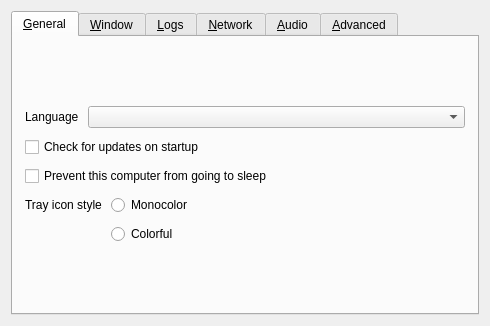
<?xml version="1.0" encoding="UTF-8"?>
<ui version="4.0">
 <class>SettingsDialog</class>
 <widget class="QDialog" name="SettingsDialog">
  <property name="geometry">
   <rect>
    <x>0</x>
    <y>0</y>
    <width>490</width>
    <height>326</height>
   </rect>
  </property>
  <property name="sizePolicy">
   <sizepolicy hsizetype="Maximum" vsizetype="Maximum">
    <horstretch>0</horstretch>
    <verstretch>0</verstretch>
   </sizepolicy>
  </property>
  <property name="windowTitle">
   <string>Preferences</string>
  </property>
  <property name="modal">
   <bool>true</bool>
  </property>
  <layout class="QVBoxLayout" name="verticalLayout_3">
   <item>
    <widget class="QTabWidget" name="tabWidget">
     <widget class="QWidget" name="tabGeneral">
      <attribute name="title">
       <string>&amp;General</string>
      </attribute>
      <layout class="QVBoxLayout" name="verticalLayout_6">
       <property name="spacing">
        <number>9</number>
       </property>
       <property name="leftMargin">
        <number>12</number>
       </property>
       <property name="topMargin">
        <number>12</number>
       </property>
       <property name="rightMargin">
        <number>12</number>
       </property>
       <property name="bottomMargin">
        <number>12</number>
       </property>
       <item>
        <spacer name="verticalSpacer_6">
         <property name="orientation">
          <enum>Qt::Orientation::Vertical</enum>
         </property>
         <property name="sizeHint" stdset="0">
          <size>
           <width>20</width>
           <height>0</height>
          </size>
         </property>
        </spacer>
       </item>
       <item>
        <layout class="QHBoxLayout" name="horizontalLayout_3">
         <item>
          <widget class="QLabel" name="lblLanguage">
           <property name="sizePolicy">
            <sizepolicy hsizetype="Maximum" vsizetype="Preferred">
             <horstretch>0</horstretch>
             <verstretch>0</verstretch>
            </sizepolicy>
           </property>
           <property name="text">
            <string>Language</string>
           </property>
          </widget>
         </item>
         <item>
          <widget class="QComboBox" name="comboLanguage"/>
         </item>
        </layout>
       </item>
       <item>
        <widget class="QCheckBox" name="cbAutoUpdate">
         <property name="text">
          <string>Check for updates on startup</string>
         </property>
        </widget>
       </item>
       <item>
        <widget class="QCheckBox" name="cbPreventSleep">
         <property name="text">
          <string>Prevent this computer from going to sleep</string>
         </property>
        </widget>
       </item>
       <item>
        <layout class="QFormLayout" name="formLayout">
         <item row="1" column="1">
          <widget class="QRadioButton" name="rbIconColorful">
           <property name="text">
            <string>Colorful</string>
           </property>
          </widget>
         </item>
         <item row="0" column="1">
          <widget class="QRadioButton" name="rbIconMono">
           <property name="text">
            <string>Monocolor</string>
           </property>
          </widget>
         </item>
         <item row="0" column="0">
          <widget class="QLabel" name="lblTrayIconStyle">
           <property name="text">
            <string>Tray icon style</string>
           </property>
          </widget>
         </item>
        </layout>
       </item>
       <item>
        <spacer name="verticalSpacer_3">
         <property name="orientation">
          <enum>Qt::Orientation::Vertical</enum>
         </property>
         <property name="sizeHint" stdset="0">
          <size>
           <width>20</width>
           <height>0</height>
          </size>
         </property>
        </spacer>
       </item>
      </layout>
     </widget>
     <widget class="QWidget" name="tabWindow">
      <attribute name="title">
       <string>&amp;Window</string>
      </attribute>
      <layout class="QVBoxLayout" name="verticalLayout_14">
       <property name="spacing">
        <number>9</number>
       </property>
       <property name="leftMargin">
        <number>12</number>
       </property>
       <property name="topMargin">
        <number>12</number>
       </property>
       <property name="rightMargin">
        <number>12</number>
       </property>
       <property name="bottomMargin">
        <number>12</number>
       </property>
       <item>
        <spacer name="verticalSpacer_7">
         <property name="orientation">
          <enum>Qt::Orientation::Vertical</enum>
         </property>
         <property name="sizeHint" stdset="0">
          <size>
           <width>20</width>
           <height>0</height>
          </size>
         </property>
        </spacer>
       </item>
       <item>
        <layout class="QFormLayout" name="formLayout_2">
         <property name="labelAlignment">
          <set>Qt::AlignmentFlag::AlignRight|Qt::AlignmentFlag::AlignTrailing|Qt::AlignmentFlag::AlignVCenter</set>
         </property>
         <item row="0" column="0">
          <widget class="QLabel" name="label_3">
           <property name="text">
            <string>When the application starts</string>
           </property>
          </widget>
         </item>
         <item row="0" column="1">
          <widget class="QWidget" name="widget" native="true">
           <layout class="QVBoxLayout" name="verticalLayout_2">
            <item>
             <widget class="QRadioButton" name="rbShowOnStart">
              <property name="text">
               <string>Show the main window</string>
              </property>
             </widget>
            </item>
            <item>
             <widget class="QRadioButton" name="rbAutoHide">
              <property name="text">
               <string>Send to background</string>
              </property>
             </widget>
            </item>
           </layout>
          </widget>
         </item>
         <item row="1" column="0">
          <widget class="QLabel" name="label">
           <property name="text">
            <string>When the main window is closed</string>
           </property>
           <property name="alignment">
            <set>Qt::AlignmentFlag::AlignRight|Qt::AlignmentFlag::AlignTrailing|Qt::AlignmentFlag::AlignVCenter</set>
           </property>
          </widget>
         </item>
         <item row="1" column="1">
          <widget class="QWidget" name="widget_2" native="true">
           <layout class="QVBoxLayout" name="verticalLayout_13">
            <item>
             <widget class="QRadioButton" name="rbExitOnClose">
              <property name="text">
               <string>Exit</string>
              </property>
             </widget>
            </item>
            <item>
             <widget class="QRadioButton" name="rbCloseToTray">
              <property name="text">
               <string>Send to background</string>
              </property>
             </widget>
            </item>
           </layout>
          </widget>
         </item>
        </layout>
       </item>
       <item>
        <widget class="QCheckBox" name="cbShowVersion">
         <property name="text">
          <string>Include version in the window title</string>
         </property>
        </widget>
       </item>
       <item>
        <spacer name="verticalSpacer_11">
         <property name="orientation">
          <enum>Qt::Orientation::Vertical</enum>
         </property>
         <property name="sizeHint" stdset="0">
          <size>
           <width>20</width>
           <height>0</height>
          </size>
         </property>
        </spacer>
       </item>
      </layout>
     </widget>
     <widget class="QWidget" name="tabLog">
      <attribute name="title">
       <string>&amp;Logs</string>
      </attribute>
      <layout class="QVBoxLayout" name="verticalLayout">
       <property name="spacing">
        <number>9</number>
       </property>
       <property name="leftMargin">
        <number>12</number>
       </property>
       <property name="topMargin">
        <number>12</number>
       </property>
       <property name="rightMargin">
        <number>12</number>
       </property>
       <property name="bottomMargin">
        <number>12</number>
       </property>
       <item>
        <spacer name="verticalSpacer_8">
         <property name="orientation">
          <enum>Qt::Orientation::Vertical</enum>
         </property>
         <property name="sizeHint" stdset="0">
          <size>
           <width>20</width>
           <height>0</height>
          </size>
         </property>
        </spacer>
       </item>
       <item>
        <layout class="QHBoxLayout" name="horizontalLayout_4">
         <item>
          <widget class="QLabel" name="lblLogLevel">
           <property name="sizePolicy">
            <sizepolicy hsizetype="Maximum" vsizetype="Fixed">
             <horstretch>0</horstretch>
             <verstretch>0</verstretch>
            </sizepolicy>
           </property>
           <property name="text">
            <string>Level</string>
           </property>
          </widget>
         </item>
         <item>
          <widget class="QComboBox" name="comboLogLevel"/>
         </item>
        </layout>
       </item>
       <item>
        <widget class="QLabel" name="lblDebugWarning">
         <property name="text">
          <string>Using a log level higher than Info may affect performance.</string>
         </property>
         <property name="wordWrap">
          <bool>true</bool>
         </property>
        </widget>
       </item>
       <item>
        <widget class="QGroupBox" name="groupLogToFile">
         <property name="title">
          <string>Log to file</string>
         </property>
         <property name="checkable">
          <bool>true</bool>
         </property>
         <layout class="QHBoxLayout" name="horizontalLayout_2">
          <item>
           <widget class="QWidget" name="widgetLogFilename" native="true">
            <property name="sizePolicy">
             <sizepolicy hsizetype="Preferred" vsizetype="Maximum">
              <horstretch>0</horstretch>
              <verstretch>0</verstretch>
             </sizepolicy>
            </property>
            <layout class="QHBoxLayout" name="_4">
             <property name="spacing">
              <number>3</number>
             </property>
             <property name="leftMargin">
              <number>0</number>
             </property>
             <property name="topMargin">
              <number>0</number>
             </property>
             <property name="rightMargin">
              <number>0</number>
             </property>
             <property name="bottomMargin">
              <number>0</number>
             </property>
             <item>
              <widget class="QLabel" name="labelLogPath">
               <property name="sizePolicy">
                <sizepolicy hsizetype="Preferred" vsizetype="Fixed">
                 <horstretch>0</horstretch>
                 <verstretch>0</verstretch>
                </sizepolicy>
               </property>
               <property name="text">
                <string>Log path</string>
               </property>
              </widget>
             </item>
             <item>
              <spacer name="horizontalSpacer_7">
               <property name="orientation">
                <enum>Qt::Orientation::Horizontal</enum>
               </property>
               <property name="sizeType">
                <enum>QSizePolicy::Policy::Minimum</enum>
               </property>
               <property name="sizeHint" stdset="0">
                <size>
                 <width>17</width>
                 <height>25</height>
                </size>
               </property>
              </spacer>
             </item>
             <item>
              <widget class="QLineEdit" name="lineLogFilename">
               <property name="enabled">
                <bool>true</bool>
               </property>
               <property name="sizePolicy">
                <sizepolicy hsizetype="Expanding" vsizetype="Fixed">
                 <horstretch>0</horstretch>
                 <verstretch>0</verstretch>
                </sizepolicy>
               </property>
              </widget>
             </item>
             <item>
              <widget class="QPushButton" name="btnBrowseLog">
               <property name="enabled">
                <bool>true</bool>
               </property>
               <property name="cursor">
                <cursorShape>PointingHandCursor</cursorShape>
               </property>
               <property name="text">
                <string/>
               </property>
               <property name="icon">
                <iconset theme="QIcon::ThemeIcon::DocumentOpen"/>
               </property>
               <property name="flat">
                <bool>true</bool>
               </property>
              </widget>
             </item>
            </layout>
           </widget>
          </item>
         </layout>
        </widget>
       </item>
       <item>
        <widget class="QCheckBox" name="cbGuiDebug">
         <property name="text">
          <string>Enable GUI debug messages</string>
         </property>
        </widget>
       </item>
       <item>
        <spacer name="verticalSpacer_4">
         <property name="orientation">
          <enum>Qt::Orientation::Vertical</enum>
         </property>
         <property name="sizeHint" stdset="0">
          <size>
           <width>20</width>
           <height>0</height>
          </size>
         </property>
        </spacer>
       </item>
      </layout>
     </widget>
     <widget class="QWidget" name="tabNetwork">
      <attribute name="title">
       <string>&amp;Network</string>
      </attribute>
      <layout class="QVBoxLayout" name="verticalLayout_7">
       <property name="spacing">
        <number>9</number>
       </property>
       <property name="leftMargin">
        <number>12</number>
       </property>
       <property name="topMargin">
        <number>12</number>
       </property>
       <property name="rightMargin">
        <number>12</number>
       </property>
       <property name="bottomMargin">
        <number>12</number>
       </property>
       <item>
        <spacer name="verticalSpacer_9">
         <property name="orientation">
          <enum>Qt::Orientation::Vertical</enum>
         </property>
         <property name="sizeHint" stdset="0">
          <size>
           <width>20</width>
           <height>0</height>
          </size>
         </property>
        </spacer>
       </item>
       <item>
        <layout class="QHBoxLayout" name="horizontalLayout">
         <item>
          <widget class="QLabel" name="lblNetworkIp">
           <property name="sizePolicy">
            <sizepolicy hsizetype="Maximum" vsizetype="Fixed">
             <horstretch>0</horstretch>
             <verstretch>0</verstretch>
            </sizepolicy>
           </property>
           <property name="text">
            <string>Network IP</string>
           </property>
          </widget>
         </item>
         <item>
          <widget class="QComboBox" name="comboInterface">
           <property name="sizePolicy">
            <sizepolicy hsizetype="Maximum" vsizetype="Fixed">
             <horstretch>0</horstretch>
             <verstretch>0</verstretch>
            </sizepolicy>
           </property>
           <item>
            <property name="text">
             <string>Automatic</string>
            </property>
           </item>
          </widget>
         </item>
         <item>
          <spacer name="horizontalSpacer">
           <property name="orientation">
            <enum>Qt::Orientation::Horizontal</enum>
           </property>
           <property name="sizeType">
            <enum>QSizePolicy::Policy::Expanding</enum>
           </property>
           <property name="sizeHint" stdset="0">
            <size>
             <width>25</width>
             <height>20</height>
            </size>
           </property>
          </spacer>
         </item>
        </layout>
       </item>
       <item>
        <layout class="QHBoxLayout" name="horizontalLayout_6">
         <item>
          <widget class="QLabel" name="lblPort">
           <property name="sizePolicy">
            <sizepolicy hsizetype="Maximum" vsizetype="Fixed">
             <horstretch>0</horstretch>
             <verstretch>0</verstretch>
            </sizepolicy>
           </property>
           <property name="text">
            <string>Port</string>
           </property>
          </widget>
         </item>
         <item>
          <widget class="QSpinBox" name="sbPort">
           <property name="enabled">
            <bool>true</bool>
           </property>
           <property name="sizePolicy">
            <sizepolicy hsizetype="Maximum" vsizetype="Fixed">
             <horstretch>0</horstretch>
             <verstretch>0</verstretch>
            </sizepolicy>
           </property>
           <property name="maximum">
            <number>65535</number>
           </property>
           <property name="value">
            <number>24800</number>
           </property>
          </widget>
         </item>
         <item>
          <spacer name="horizontalSpacer_3">
           <property name="orientation">
            <enum>Qt::Orientation::Horizontal</enum>
           </property>
           <property name="sizeHint" stdset="0">
            <size>
             <width>40</width>
             <height>20</height>
            </size>
           </property>
          </spacer>
         </item>
        </layout>
       </item>
       <item>
        <widget class="QGroupBox" name="groupSecurity">
         <property name="sizePolicy">
          <sizepolicy hsizetype="Preferred" vsizetype="Maximum">
           <horstretch>0</horstretch>
           <verstretch>0</verstretch>
          </sizepolicy>
         </property>
         <property name="title">
          <string>Enable TLS Encryption</string>
         </property>
         <property name="checkable">
          <bool>true</bool>
         </property>
         <property name="checked">
          <bool>false</bool>
         </property>
         <layout class="QVBoxLayout" name="_11">
          <item>
           <widget class="QWidget" name="widgetTlsCert" native="true">
            <layout class="QHBoxLayout" name="_12">
             <property name="leftMargin">
              <number>0</number>
             </property>
             <property name="topMargin">
              <number>0</number>
             </property>
             <property name="rightMargin">
              <number>0</number>
             </property>
             <property name="bottomMargin">
              <number>0</number>
             </property>
             <item>
              <widget class="QLabel" name="lblTlsCertInfo">
               <property name="text">
                <string notr="true"/>
               </property>
              </widget>
             </item>
             <item>
              <widget class="QLabel" name="lblTlsCert">
               <property name="sizePolicy">
                <sizepolicy hsizetype="Preferred" vsizetype="Fixed">
                 <horstretch>0</horstretch>
                 <verstretch>0</verstretch>
                </sizepolicy>
               </property>
               <property name="text">
                <string>Certificate</string>
               </property>
              </widget>
             </item>
             <item>
              <widget class="QLineEdit" name="lineTlsCertPath">
               <property name="minimumSize">
                <size>
                 <width>0</width>
                 <height>0</height>
                </size>
               </property>
              </widget>
             </item>
             <item>
              <widget class="QPushButton" name="btnTlsCertPath">
               <property name="cursor">
                <cursorShape>PointingHandCursor</cursorShape>
               </property>
               <property name="text">
                <string/>
               </property>
               <property name="icon">
                <iconset theme="QIcon::ThemeIcon::DocumentOpen"/>
               </property>
               <property name="flat">
                <bool>true</bool>
               </property>
              </widget>
             </item>
            </layout>
           </widget>
          </item>
          <item>
           <layout class="QHBoxLayout" name="horizontalLayout_5">
            <property name="topMargin">
             <number>0</number>
            </property>
            <item>
             <widget class="QLabel" name="lblTlsKeyLength">
              <property name="sizePolicy">
               <sizepolicy hsizetype="Preferred" vsizetype="Fixed">
                <horstretch>0</horstretch>
                <verstretch>0</verstretch>
               </sizepolicy>
              </property>
              <property name="text">
               <string>Key length</string>
              </property>
             </widget>
            </item>
            <item>
             <widget class="QComboBox" name="comboTlsKeyLength">
              <item>
               <property name="text">
                <string notr="true">2048</string>
               </property>
              </item>
              <item>
               <property name="text">
                <string notr="true">4096</string>
               </property>
              </item>
             </widget>
            </item>
            <item>
             <spacer name="horizontalSpacer_2">
              <property name="orientation">
               <enum>Qt::Orientation::Horizontal</enum>
              </property>
              <property name="sizeHint" stdset="0">
               <size>
                <width>40</width>
                <height>20</height>
               </size>
              </property>
             </spacer>
            </item>
            <item>
             <widget class="QPushButton" name="btnTlsRegenCert">
              <property name="text">
               <string>Regenerate certificate</string>
              </property>
              <property name="icon">
               <iconset theme="QIcon::ThemeIcon::ViewRefresh"/>
              </property>
             </widget>
            </item>
           </layout>
          </item>
          <item>
           <widget class="QCheckBox" name="cbRequireClientCert">
            <property name="text">
             <string>Require client certificates</string>
            </property>
           </widget>
          </item>
          <item>
           <spacer name="verticalSpacer_2">
            <property name="orientation">
             <enum>Qt::Orientation::Vertical</enum>
            </property>
            <property name="sizeHint" stdset="0">
             <size>
              <width>20</width>
              <height>0</height>
             </size>
            </property>
           </spacer>
          </item>
         </layout>
        </widget>
       </item>
       <item>
        <spacer name="verticalSpacer_5">
         <property name="orientation">
          <enum>Qt::Orientation::Vertical</enum>
         </property>
         <property name="sizeHint" stdset="0">
          <size>
           <width>20</width>
           <height>0</height>
          </size>
         </property>
        </spacer>
       </item>
      </layout>
     </widget>
     <widget class="QWidget" name="tabAudio">
      <attribute name="title">
       <string>&amp;Audio</string>
      </attribute>
      <layout class="QVBoxLayout" name="verticalLayoutAudio">
       <property name="spacing">
        <number>9</number>
       </property>
       <property name="leftMargin">
        <number>12</number>
       </property>
       <property name="topMargin">
        <number>12</number>
       </property>
       <property name="rightMargin">
        <number>12</number>
       </property>
       <property name="bottomMargin">
        <number>12</number>
       </property>
       <item>
        <widget class="QGroupBox" name="groupAudio">
         <property name="title">
          <string>Enable audio forwarding</string>
         </property>
         <property name="checkable">
          <bool>true</bool>
         </property>
         <property name="checked">
          <bool>true</bool>
         </property>
         <layout class="QVBoxLayout" name="verticalLayoutAudioGroup">
          <item>
           <layout class="QFormLayout" name="formAudio">
            <item row="0" column="0">
             <widget class="QLabel" name="lblAudioSource">
              <property name="text">
               <string>Capture source</string>
              </property>
             </widget>
            </item>
            <item row="0" column="1">
             <widget class="QComboBox" name="comboAudioSource">
              <item>
               <property name="text">
                <string>Auto (system audio)</string>
               </property>
              </item>
              <item>
               <property name="text">
                <string>System audio</string>
               </property>
              </item>
              <item>
               <property name="text">
                <string>Microphone</string>
               </property>
              </item>
              <item>
               <property name="text">
                <string>Named device</string>
               </property>
              </item>
             </widget>
            </item>
            <item row="1" column="0">
             <widget class="QLabel" name="lblAudioCaptureDevice">
              <property name="text">
               <string>Capture device</string>
              </property>
             </widget>
            </item>
            <item row="1" column="1">
             <widget class="QLineEdit" name="lineAudioCaptureDevice">
              <property name="placeholderText">
               <string>Optional device name</string>
              </property>
             </widget>
            </item>
            <item row="2" column="0">
             <widget class="QLabel" name="lblAudioPlaybackDevice">
              <property name="text">
               <string>Playback device</string>
              </property>
             </widget>
            </item>
            <item row="2" column="1">
             <widget class="QLineEdit" name="lineAudioPlaybackDevice">
              <property name="placeholderText">
               <string>Default output device</string>
              </property>
             </widget>
            </item>
            <item row="3" column="0">
             <widget class="QLabel" name="lblAudioBitrate">
              <property name="text">
               <string>Bitrate</string>
              </property>
             </widget>
            </item>
            <item row="3" column="1">
             <widget class="QSpinBox" name="sbAudioBitrate">
              <property name="suffix">
               <string> bps</string>
              </property>
              <property name="minimum">
               <number>6000</number>
              </property>
              <property name="maximum">
               <number>512000</number>
              </property>
              <property name="singleStep">
               <number>1000</number>
              </property>
              <property name="value">
               <number>64000</number>
              </property>
             </widget>
            </item>
           </layout>
          </item>
          <item>
           <widget class="QCheckBox" name="cbAudioFollowFocus">
            <property name="text">
             <string>Forward audio only from the focused client</string>
            </property>
           </widget>
          </item>
          <item>
           <widget class="QLabel" name="lblAudioNote">
            <property name="text">
             <string>Audio forwarding requires this build on both the server and the client. System audio capture uses WASAPI loopback on Windows and a PulseAudio or PipeWire monitor on Linux. On macOS, select a virtual loopback input device.</string>
            </property>
            <property name="wordWrap">
             <bool>true</bool>
            </property>
           </widget>
          </item>
         </layout>
        </widget>
       </item>
       <item>
        <spacer name="verticalSpacerAudio">
         <property name="orientation">
          <enum>Qt::Orientation::Vertical</enum>
         </property>
         <property name="sizeHint" stdset="0">
          <size>
           <width>20</width>
           <height>0</height>
          </size>
         </property>
        </spacer>
       </item>
      </layout>
     </widget>
     <widget class="QWidget" name="tabAdvanced">
      <attribute name="title">
       <string>&amp;Advanced</string>
      </attribute>
      <layout class="QVBoxLayout" name="verticalLayout_4">
       <property name="spacing">
        <number>9</number>
       </property>
       <property name="leftMargin">
        <number>12</number>
       </property>
       <property name="topMargin">
        <number>12</number>
       </property>
       <property name="rightMargin">
        <number>12</number>
       </property>
       <property name="bottomMargin">
        <number>12</number>
       </property>
       <item>
        <spacer name="verticalSpacer_10">
         <property name="orientation">
          <enum>Qt::Orientation::Vertical</enum>
         </property>
         <property name="sizeHint" stdset="0">
          <size>
           <width>20</width>
           <height>0</height>
          </size>
         </property>
        </spacer>
       </item>
       <item>
        <widget class="QGroupBox" name="groupService">
         <property name="enabled">
          <bool>true</bool>
         </property>
         <property name="title">
          <string>Use background service (daemon)</string>
         </property>
         <property name="checkable">
          <bool>true</bool>
         </property>
         <property name="checked">
          <bool>false</bool>
         </property>
         <layout class="QGridLayout" name="_6">
          <item row="1" column="0">
           <widget class="QCheckBox" name="cbElevateDaemon">
            <property name="text">
             <string>Always run as system (work at login screen and UAC)</string>
            </property>
            <property name="autoExclusive">
             <bool>false</bool>
            </property>
           </widget>
          </item>
         </layout>
        </widget>
       </item>
       <item>
        <layout class="QFormLayout" name="formLayout_3">
         <property name="fieldGrowthPolicy">
          <enum>QFormLayout::FieldGrowthPolicy::ExpandingFieldsGrow</enum>
         </property>
         <property name="rowWrapPolicy">
          <enum>QFormLayout::RowWrapPolicy::DontWrapRows</enum>
         </property>
         <property name="labelAlignment">
          <set>Qt::AlignmentFlag::AlignLeading|Qt::AlignmentFlag::AlignLeft|Qt::AlignmentFlag::AlignVCenter</set>
         </property>
         <property name="formAlignment">
          <set>Qt::AlignmentFlag::AlignHCenter|Qt::AlignmentFlag::AlignTop</set>
         </property>
         <item row="0" column="0">
          <widget class="QCheckBox" name="cbRunEnterCommand">
           <property name="text">
            <string>Run command on enter</string>
           </property>
          </widget>
         </item>
         <item row="0" column="1">
          <widget class="QLineEdit" name="lineCommandEnter"/>
         </item>
         <item row="1" column="0">
          <widget class="QCheckBox" name="cbRunExitCommand">
           <property name="text">
            <string>Run command on exit</string>
           </property>
          </widget>
         </item>
         <item row="1" column="1">
          <widget class="QLineEdit" name="lineCommandExit"/>
         </item>
        </layout>
       </item>
       <item>
        <spacer name="verticalSpacer">
         <property name="orientation">
          <enum>Qt::Orientation::Vertical</enum>
         </property>
         <property name="sizeHint" stdset="0">
          <size>
           <width>20</width>
           <height>0</height>
          </size>
         </property>
        </spacer>
       </item>
       <item>
        <widget class="QPushButton" name="btnClearAllSettings">
         <property name="text">
          <string>Remove all settings</string>
         </property>
        </widget>
       </item>
      </layout>
     </widget>
    </widget>
   </item>
  </layout>
 </widget>
 <resources/>
 <connections/>
</ui>
